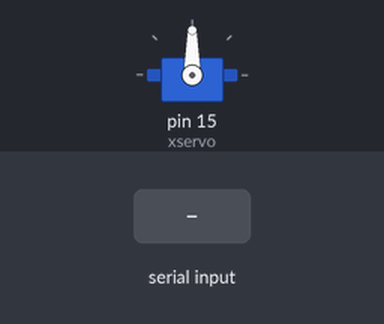
A sketch run on a simulated Arduino Uno, built with avr-gcc and run on an emulated ATmega328P. Parts: servo. Inputs (shaded band) come from the test bench. What the sketch prints to the serial monitor is not drawn.

Above: at 1.2 s.
1.3 s: "x90\n" received over Serial
Timing chart, 0 to 4.3 s (numbered marks = the images above; inputs shaded):
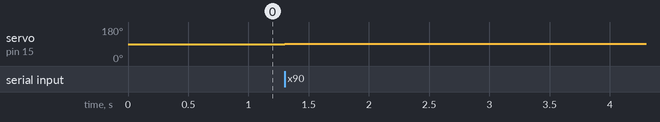

The sketch:

snowplow_tracking.ino
```cpp
#include <Servo.h>

Servo rotservo;
Servo xservo;
Servo yservo;
Servo clawservo;// servos for x and y
//set initial values for x and y
int ypos = 0;
int xpos= 90;

void setup(){

  xservo.attach(15);
  xservo.write(90);


  Serial.begin(19200); // 19200 is the rate of communication
  Serial.println("Rolling"); // some output for debug purposes.

}

void loop() {
  static int v = 0; // value to be sent to the servo (0-180)
  if ( Serial.available()) {
    char ch = Serial.read(); // read in a character from the serial port and assign to ch
    switch(ch) { // switch based on the value of ch
      case '0'...'9': // if it's numeric
        v = v * 10 + ch - '0';
        /*
           so if the chars sent are 45x (turn x servo to 45 degs)..
           v is the value we want to send to the servo and it is currently 0
           The first char (ch) is 4 so
           0*10 = 0 + 4 - 0 = 4;
           Second char is 4;
           4*10 = 40 + 5 = 45 - 0 = 45;
           Third char is not a number(0-9) so we  drop through...
        */
        break;


      case 'x':
        if(v<80){
          xservo.write(xpos+1);
          xpos=xpos+1;

        }
        if(v>100){
          xservo.write(xpos-1);
          xpos=xpos-1;

        }
        v = 0;
        break;

    }
  }
}
```

Measured:
- after the input at 1.3 s, servo on pin 15 (xservo): 90° → 91° at once
